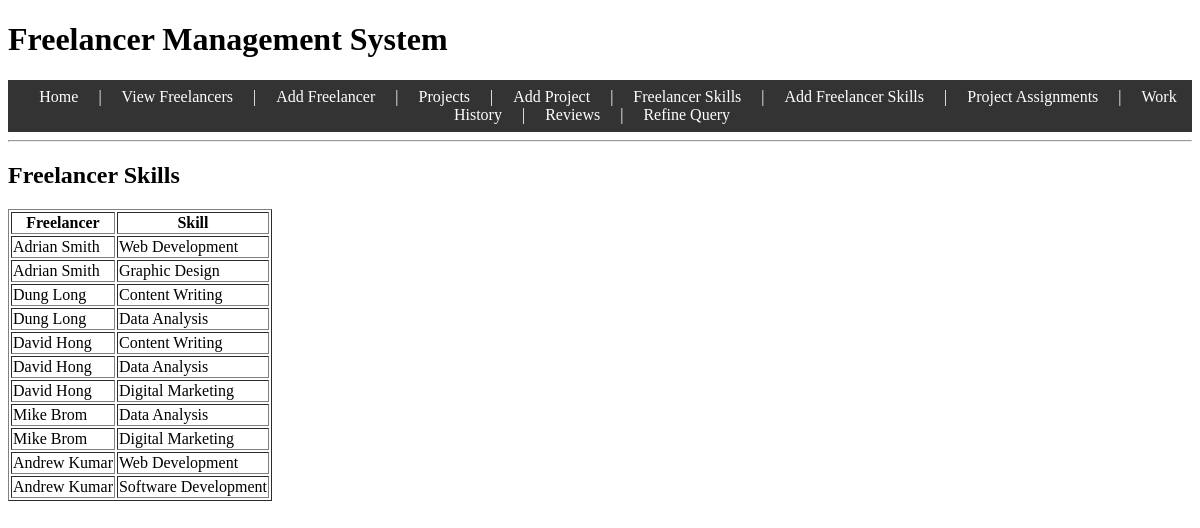
/skills, run on the app's committed database.
### tables this page shows
CREATE TABLE profiles (
    flID INTEGER PRIMARY KEY AUTOINCREMENT,
    name TEXT NOT NULL,
    rate REAL NOT NULL,
    availability TEXT NOT NULL
);

CREATE TABLE skills (
    skillID INTEGER PRIMARY KEY AUTOINCREMENT,
    skillName TEXT NOT NULL
);

### app.py (the view)
@app.route("/skills")
def skills():
    c = get_db_connection()
    skills = c.execute(
        "SELECT profiles.name as freelancer, skills.skillName "
        "FROM freelancerSkills "
        "JOIN profiles ON freelancerSkills.flID = profiles.flID "
        "JOIN skills ON freelancerSkills.skillID = skills.skillID"
    ).fetchall()
    c.close()
    return render_template("skills.html", skills=skills) # template rendering and fetch the skills query result

### app.py (called while the page is built)
def get_db_connection():
    c = sqlite3.connect(DB_PATH)
    c.row_factory = sqlite3.Row
    return c

### templates/skills.html
{% extends "base.html" %}
{% block content %}
<h2>Freelancer Skills</h2>
<table border="1">
    <tr>
        <th>Freelancer</th>
        <th>Skill</th>
    </tr>
    {% for skill in skills %}
    <tr>
        <td>{{ skill["freelancer"] }}</td>
        <td>{{ skill["skillName"] }}</td>
    </tr>
    {% endfor %}
</table>
{% endblock %}

### templates/base.html (shortened to what this page needs)
<!DOCTYPE html>
<html>
<head>
    <link rel="stylesheet" type="text/css" href="{{ url_for('static', filename='style.css') }}">
</head>
<body>
    <h1>Freelancer Management System</h1>
    <nav>
        <a href="{{ url_for('index') }}">Home</a> |
        <a href="{{ url_for('profiles') }}">View Freelancers</a> |
        <a href="{{ url_for('add_freelancer') }}">Add Freelancer</a> |
        <a href="{{ url_for('projects') }}">Projects</a> |
        <a href="{{ url_for('add_project') }}">Add Project</a> |
        <a href="{{ url_for('skills') }}">Freelancer Skills</a> |
        <a href="{{ url_for('add_skills') }}">Add Freelancer Skills</a> |
        <a href="{{ url_for('assignments') }}">Project Assignments</a> |
        <a href="{{ url_for('work_history') }}">Work History</a> |
        <a href="{{ url_for('reviews') }}">Reviews</a> |
        <a href="{{ url_for('refine') }}">Refine Query</a>
    </nav>
    <hr>
    {% block content %}{% endblock %}
</body>
</html>

### static/style.css (style rules this page uses)
nav { background-color: #333; color: white; padding: 0.5em; text-align: center; }
nav a { color: white; text-decoration: none; margin: 0 1em; }

### data on the page
profiles: freelancer "Adrian Smith", skillName "Web Development", skillName "Graphic Design"
profiles: freelancer "Dung Long", skillName "Content Writing", skillName "Data Analysis"
profiles: freelancer "David Hong", skillName "Content Writing", skillName "Data Analysis", skillName "Digital Marketing"
profiles: freelancer "Mike Brom", skillName "Data Analysis", skillName "Digital Marketing"
profiles: freelancer "Andrew Kumar", skillName "Web Development", skillName "Software Development"
